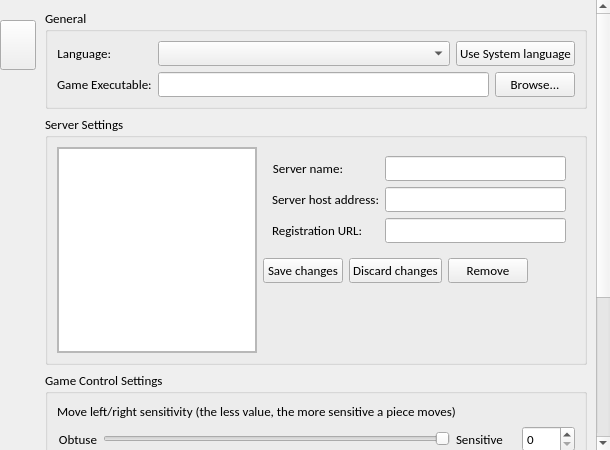
<?xml version="1.0" encoding="UTF-8"?>
<ui version="4.0">
 <class>SettingsWidget</class>
 <widget class="QWidget" name="SettingsWidget">
  <property name="geometry">
   <rect>
    <x>0</x>
    <y>0</y>
    <width>610</width>
    <height>450</height>
   </rect>
  </property>
  <property name="sizePolicy">
   <sizepolicy hsizetype="Preferred" vsizetype="Preferred">
    <horstretch>0</horstretch>
    <verstretch>0</verstretch>
   </sizepolicy>
  </property>
  <property name="minimumSize">
   <size>
    <width>610</width>
    <height>450</height>
   </size>
  </property>
  <property name="maximumSize">
   <size>
    <width>610</width>
    <height>450</height>
   </size>
  </property>
  <property name="font">
   <font>
    <family>Calibri</family>
    <pointsize>10</pointsize>
    <weight>50</weight>
    <italic>false</italic>
    <bold>false</bold>
   </font>
  </property>
  <property name="windowTitle">
   <string>Settings</string>
  </property>
  <property name="styleSheet">
   <string notr="true">QPushButton#btnSetting {
  background-color: white;
  border: none;
  border-top-left-radius: 5px;
  border-bottom-left-radius: 5px;
  border-top-right-radius: 0px;
  border-bottom-right-radius: 0px;
  image: url(:/ui/setting-icon-normal.png);
}

QPushButton#btnSetting:hover {
  border-top-left-radius: 5px;
  border-bottom-left-radius: 5px;
  image: url(:/ui/setting-icon-hover.png);
}

QPushButton#btnSetting:checked {
  border-top-left-radius: 5px;
  border-bottom-left-radius: 5px;
  image: url(:/ui/forward-icon.png);
}

QScrollArea#settingsScrollArea { 
  background-color: rgba(255,255,255,255);
}
QScrollArea#settingsScrollArea &gt; QWidget &gt; QWidget { 
  background: transparent;
}
QScrollArea#settingsScrollArea &gt; QWidget &gt; QScrollBar { background: palette(alternate-base); }
</string>
  </property>
  <property name="locale">
   <locale language="English" country="UnitedStates"/>
  </property>
  <layout class="QHBoxLayout" name="horizontalLayout_2">
   <property name="spacing">
    <number>0</number>
   </property>
   <property name="leftMargin">
    <number>0</number>
   </property>
   <property name="topMargin">
    <number>0</number>
   </property>
   <property name="rightMargin">
    <number>0</number>
   </property>
   <property name="bottomMargin">
    <number>0</number>
   </property>
   <item>
    <layout class="QVBoxLayout" name="verticalLayout">
     <property name="spacing">
      <number>0</number>
     </property>
     <item>
      <spacer name="verticalSpacer_2">
       <property name="orientation">
        <enum>Qt::Vertical</enum>
       </property>
       <property name="sizeType">
        <enum>QSizePolicy::Fixed</enum>
       </property>
       <property name="sizeHint" stdset="0">
        <size>
         <width>20</width>
         <height>20</height>
        </size>
       </property>
      </spacer>
     </item>
     <item>
      <widget class="QPushButton" name="btnSetting">
       <property name="sizePolicy">
        <sizepolicy hsizetype="Minimum" vsizetype="Minimum">
         <horstretch>0</horstretch>
         <verstretch>0</verstretch>
        </sizepolicy>
       </property>
       <property name="minimumSize">
        <size>
         <width>36</width>
         <height>50</height>
        </size>
       </property>
       <property name="maximumSize">
        <size>
         <width>16777215</width>
         <height>16777215</height>
        </size>
       </property>
       <property name="styleSheet">
        <string notr="true"/>
       </property>
       <property name="text">
        <string/>
       </property>
       <property name="checkable">
        <bool>true</bool>
       </property>
      </widget>
     </item>
     <item>
      <spacer name="verticalSpacer_3">
       <property name="orientation">
        <enum>Qt::Vertical</enum>
       </property>
       <property name="sizeHint" stdset="0">
        <size>
         <width>20</width>
         <height>374</height>
        </size>
       </property>
      </spacer>
     </item>
    </layout>
   </item>
   <item>
    <widget class="QScrollArea" name="settingsScrollArea">
     <property name="frameShape">
      <enum>QFrame::NoFrame</enum>
     </property>
     <property name="frameShadow">
      <enum>QFrame::Plain</enum>
     </property>
     <property name="horizontalScrollBarPolicy">
      <enum>Qt::ScrollBarAlwaysOff</enum>
     </property>
     <property name="sizeAdjustPolicy">
      <enum>QAbstractScrollArea::AdjustIgnored</enum>
     </property>
     <property name="widgetResizable">
      <bool>true</bool>
     </property>
     <widget class="QWidget" name="scrollAreaWidgetContents">
      <property name="geometry">
       <rect>
        <x>0</x>
        <y>-173</y>
        <width>555</width>
        <height>623</height>
       </rect>
      </property>
      <layout class="QVBoxLayout" name="verticalLayout_9">
       <item>
        <widget class="QGroupBox" name="groupGeneral">
         <property name="minimumSize">
          <size>
           <width>0</width>
           <height>0</height>
          </size>
         </property>
         <property name="title">
          <string comment="settingwidget_group_general">General</string>
         </property>
         <property name="alignment">
          <set>Qt::AlignLeading|Qt::AlignLeft|Qt::AlignTop</set>
         </property>
         <property name="flat">
          <bool>false</bool>
         </property>
         <layout class="QFormLayout" name="formLayout_2">
          <item row="0" column="0">
           <widget class="QLabel" name="labelLanguage">
            <property name="maximumSize">
             <size>
              <width>100</width>
              <height>16777215</height>
             </size>
            </property>
            <property name="text">
             <string comment="settingwidget_general_label_language">Language:</string>
            </property>
            <property name="alignment">
             <set>Qt::AlignRight|Qt::AlignTrailing|Qt::AlignVCenter</set>
            </property>
           </widget>
          </item>
          <item row="0" column="1">
           <layout class="QHBoxLayout" name="horizontalLayout_8">
            <item>
             <widget class="QComboBox" name="comboBoxLanguage">
              <property name="sizePolicy">
               <sizepolicy hsizetype="Expanding" vsizetype="Fixed">
                <horstretch>0</horstretch>
                <verstretch>0</verstretch>
               </sizepolicy>
              </property>
              <property name="minimumSize">
               <size>
                <width>150</width>
                <height>0</height>
               </size>
              </property>
             </widget>
            </item>
            <item>
             <widget class="QPushButton" name="btnUseSystemLang">
              <property name="maximumSize">
               <size>
                <width>16777215</width>
                <height>16777215</height>
               </size>
              </property>
              <property name="text">
               <string comment="settingwidget_general_btn_usesystemlang">Use System language</string>
              </property>
             </widget>
            </item>
           </layout>
          </item>
          <item row="1" column="0">
           <widget class="QLabel" name="labelGameExecutablePath">
            <property name="text">
             <string comment="settingwidget_general_label_executable">Game Executable:</string>
            </property>
           </widget>
          </item>
          <item row="1" column="1">
           <layout class="QHBoxLayout" name="horizontalLayout">
            <item>
             <widget class="QLineEdit" name="editGameExecutablePath"/>
            </item>
            <item>
             <widget class="QPushButton" name="btnBrowseGameExecutable">
              <property name="text">
               <string comment="settingwidget_general_btn_browse">Browse...</string>
              </property>
             </widget>
            </item>
           </layout>
          </item>
         </layout>
        </widget>
       </item>
       <item>
        <widget class="QGroupBox" name="groupServerSettings">
         <property name="minimumSize">
          <size>
           <width>0</width>
           <height>250</height>
          </size>
         </property>
         <property name="maximumSize">
          <size>
           <width>16777215</width>
           <height>16777215</height>
          </size>
         </property>
         <property name="title">
          <string comment="settingwidget_group_serversettings">Server Settings</string>
         </property>
         <property name="alignment">
          <set>Qt::AlignLeading|Qt::AlignLeft|Qt::AlignTop</set>
         </property>
         <layout class="QHBoxLayout" name="horizontalLayout_9">
          <item>
           <widget class="QFrame" name="frame">
            <property name="maximumSize">
             <size>
              <width>200</width>
              <height>16777215</height>
             </size>
            </property>
            <property name="frameShape">
             <enum>QFrame::StyledPanel</enum>
            </property>
            <property name="frameShadow">
             <enum>QFrame::Raised</enum>
            </property>
            <layout class="QVBoxLayout" name="verticalLayout_7">
             <property name="leftMargin">
              <number>0</number>
             </property>
             <property name="topMargin">
              <number>0</number>
             </property>
             <property name="rightMargin">
              <number>0</number>
             </property>
             <property name="bottomMargin">
              <number>0</number>
             </property>
             <item>
              <widget class="QListView" name="serverList">
               <property name="sizePolicy">
                <sizepolicy hsizetype="Expanding" vsizetype="Expanding">
                 <horstretch>0</horstretch>
                 <verstretch>0</verstretch>
                </sizepolicy>
               </property>
               <property name="maximumSize">
                <size>
                 <width>16777215</width>
                 <height>16777215</height>
                </size>
               </property>
              </widget>
             </item>
            </layout>
           </widget>
          </item>
          <item>
           <layout class="QVBoxLayout" name="verticalLayout_11">
            <item>
             <widget class="QWidget" name="widget_3" native="true">
              <property name="maximumSize">
               <size>
                <width>16777215</width>
                <height>16777215</height>
               </size>
              </property>
              <layout class="QFormLayout" name="formLayout">
               <item row="0" column="0">
                <widget class="QLabel" name="labelServerName">
                 <property name="text">
                  <string comment="settingwidget_serversettings_label_servername">Server name:</string>
                 </property>
                 <property name="alignment">
                  <set>Qt::AlignRight|Qt::AlignTrailing|Qt::AlignVCenter</set>
                 </property>
                </widget>
               </item>
               <item row="0" column="1">
                <widget class="QLineEdit" name="editServerName"/>
               </item>
               <item row="1" column="0">
                <widget class="QLabel" name="labelServerHost">
                 <property name="text">
                  <string comment="settingwidget_serversettings_label_serveraddr">Server host address:</string>
                 </property>
                 <property name="alignment">
                  <set>Qt::AlignRight|Qt::AlignTrailing|Qt::AlignVCenter</set>
                 </property>
                </widget>
               </item>
               <item row="1" column="1">
                <widget class="QLineEdit" name="editServerHost"/>
               </item>
               <item row="2" column="1">
                <widget class="QLineEdit" name="editRegisterURL"/>
               </item>
               <item row="2" column="0">
                <widget class="QLabel" name="labelRegisterURL">
                 <property name="text">
                  <string comment="settingwidget_serversettings_label_regurl">Registration URL:</string>
                 </property>
                </widget>
               </item>
              </layout>
             </widget>
            </item>
            <item>
             <widget class="QWidget" name="widget" native="true">
              <property name="maximumSize">
               <size>
                <width>16777215</width>
                <height>30</height>
               </size>
              </property>
              <layout class="QHBoxLayout" name="horizontalLayout_6">
               <property name="leftMargin">
                <number>0</number>
               </property>
               <property name="topMargin">
                <number>0</number>
               </property>
               <property name="rightMargin">
                <number>0</number>
               </property>
               <property name="bottomMargin">
                <number>0</number>
               </property>
               <item>
                <widget class="QPushButton" name="btnSaveServerProfile">
                 <property name="text">
                  <string comment="settingwidget_serversettings_btn_save">Save changes</string>
                 </property>
                </widget>
               </item>
               <item>
                <widget class="QPushButton" name="btnCancelServerProfile">
                 <property name="text">
                  <string comment="settingwidget_serversettings_btn_discard">Discard changes</string>
                 </property>
                </widget>
               </item>
               <item>
                <widget class="QPushButton" name="btnRemoveServerProfile">
                 <property name="text">
                  <string comment="settingwidget_serversettings_btn_remove">Remove</string>
                 </property>
                </widget>
               </item>
               <item>
                <spacer name="horizontalSpacer_2">
                 <property name="orientation">
                  <enum>Qt::Horizontal</enum>
                 </property>
                 <property name="sizeHint" stdset="0">
                  <size>
                   <width>40</width>
                   <height>20</height>
                  </size>
                 </property>
                </spacer>
               </item>
              </layout>
             </widget>
            </item>
            <item>
             <spacer name="verticalSpacer">
              <property name="orientation">
               <enum>Qt::Vertical</enum>
              </property>
              <property name="sizeHint" stdset="0">
               <size>
                <width>20</width>
                <height>40</height>
               </size>
              </property>
             </spacer>
            </item>
           </layout>
          </item>
         </layout>
        </widget>
       </item>
       <item>
        <widget class="QGroupBox" name="groupControlSettings">
         <property name="title">
          <string comment="settingwidget_group_gamecontrol">Game Control Settings</string>
         </property>
         <property name="alignment">
          <set>Qt::AlignLeading|Qt::AlignLeft|Qt::AlignTop</set>
         </property>
         <layout class="QVBoxLayout" name="verticalLayout_2">
          <item>
           <widget class="QLabel" name="labelMoveSensitbity">
            <property name="text">
             <string comment="settingwidget_gamecontrol_move_sensitivity_desc">Move left/right sensitivity (the less value, the more sensitive a piece moves)</string>
            </property>
           </widget>
          </item>
          <item>
           <layout class="QHBoxLayout" name="horizontalLayout_11">
            <item>
             <widget class="QLabel" name="labelMoveSensitivity_min">
              <property name="minimumSize">
               <size>
                <width>40</width>
                <height>0</height>
               </size>
              </property>
              <property name="text">
               <string comment="settingwidget_gamecontrol_move_sensitivity_high_value">Obtuse</string>
              </property>
              <property name="alignment">
               <set>Qt::AlignRight|Qt::AlignTrailing|Qt::AlignVCenter</set>
              </property>
             </widget>
            </item>
            <item>
             <widget class="QSlider" name="sliderMoveSensitivity">
              <property name="minimumSize">
               <size>
                <width>200</width>
                <height>0</height>
               </size>
              </property>
              <property name="minimum">
               <number>45</number>
              </property>
              <property name="maximum">
               <number>250</number>
              </property>
              <property name="orientation">
               <enum>Qt::Horizontal</enum>
              </property>
              <property name="invertedAppearance">
               <bool>true</bool>
              </property>
              <property name="invertedControls">
               <bool>false</bool>
              </property>
             </widget>
            </item>
            <item>
             <widget class="QLabel" name="labelMoveSensitivity_max">
              <property name="minimumSize">
               <size>
                <width>60</width>
                <height>0</height>
               </size>
              </property>
              <property name="text">
               <string comment="settingwidget_gamecontrol_move_sensitivity_low_value">Sensitive</string>
              </property>
             </widget>
            </item>
            <item>
             <widget class="QSpinBox" name="spinBoxMoveSensitivity">
              <property name="minimumSize">
               <size>
                <width>50</width>
                <height>0</height>
               </size>
              </property>
              <property name="minimum">
               <number>0</number>
              </property>
              <property name="maximum">
               <number>1000</number>
              </property>
             </widget>
            </item>
           </layout>
          </item>
          <item>
           <widget class="QLabel" name="labelMoveSpeed">
            <property name="text">
             <string comment="settingwidget_gamecontrol_move_speed_desc">Move left/right speed (the less value, the faster when a piece moves)</string>
            </property>
           </widget>
          </item>
          <item>
           <layout class="QHBoxLayout" name="horizontalLayout_12">
            <item>
             <widget class="QLabel" name="labelMoveSpeed_min">
              <property name="minimumSize">
               <size>
                <width>40</width>
                <height>0</height>
               </size>
              </property>
              <property name="text">
               <string comment="settingwidget_gamecontrol_move_speed_high_value">Slow</string>
              </property>
              <property name="alignment">
               <set>Qt::AlignRight|Qt::AlignTrailing|Qt::AlignVCenter</set>
              </property>
             </widget>
            </item>
            <item>
             <widget class="QSlider" name="sliderMoveSpeed">
              <property name="minimumSize">
               <size>
                <width>200</width>
                <height>0</height>
               </size>
              </property>
              <property name="minimum">
               <number>15</number>
              </property>
              <property name="maximum">
               <number>100</number>
              </property>
              <property name="orientation">
               <enum>Qt::Horizontal</enum>
              </property>
              <property name="invertedAppearance">
               <bool>true</bool>
              </property>
              <property name="invertedControls">
               <bool>false</bool>
              </property>
             </widget>
            </item>
            <item>
             <widget class="QLabel" name="labelMoveSpeed_max">
              <property name="minimumSize">
               <size>
                <width>60</width>
                <height>0</height>
               </size>
              </property>
              <property name="text">
               <string comment="settingwidget_gamecontrol_move_speed_low_value">Fast</string>
              </property>
             </widget>
            </item>
            <item>
             <widget class="QSpinBox" name="spinBoxMoveSpeed">
              <property name="minimumSize">
               <size>
                <width>50</width>
                <height>0</height>
               </size>
              </property>
              <property name="minimum">
               <number>0</number>
              </property>
              <property name="maximum">
               <number>1000</number>
              </property>
             </widget>
            </item>
           </layout>
          </item>
          <item>
           <widget class="QLabel" name="labelSoftDropSpeed">
            <property name="text">
             <string comment="settingwidget_gamecontrol_soft_drop_speed_desc">Soft-drop speed (the less value, the quicker when a piece moves downwards by player)</string>
            </property>
           </widget>
          </item>
          <item>
           <layout class="QHBoxLayout" name="horizontalLayout_13">
            <item>
             <widget class="QLabel" name="labelSoftDropSpeed_min">
              <property name="minimumSize">
               <size>
                <width>40</width>
                <height>0</height>
               </size>
              </property>
              <property name="text">
               <string comment="settingwidget_gamecontrol_drop_speed_high_value">Slow</string>
              </property>
              <property name="alignment">
               <set>Qt::AlignRight|Qt::AlignTrailing|Qt::AlignVCenter</set>
              </property>
             </widget>
            </item>
            <item>
             <widget class="QSlider" name="sliderSoftDropSpeed">
              <property name="minimumSize">
               <size>
                <width>200</width>
                <height>0</height>
               </size>
              </property>
              <property name="minimum">
               <number>10</number>
              </property>
              <property name="maximum">
               <number>50</number>
              </property>
              <property name="orientation">
               <enum>Qt::Horizontal</enum>
              </property>
              <property name="invertedAppearance">
               <bool>true</bool>
              </property>
              <property name="invertedControls">
               <bool>false</bool>
              </property>
             </widget>
            </item>
            <item>
             <widget class="QLabel" name="labelSoftDropSpeed_max">
              <property name="minimumSize">
               <size>
                <width>60</width>
                <height>0</height>
               </size>
              </property>
              <property name="text">
               <string comment="settingwidget_gamecontrol_drop_speed_low_value">Fast</string>
              </property>
             </widget>
            </item>
            <item>
             <widget class="QSpinBox" name="spinBoxSoftDropSpeed">
              <property name="minimumSize">
               <size>
                <width>50</width>
                <height>0</height>
               </size>
              </property>
              <property name="minimum">
               <number>0</number>
              </property>
              <property name="maximum">
               <number>1000</number>
              </property>
             </widget>
            </item>
           </layout>
          </item>
          <item>
           <widget class="QLabel" name="labelLineClearDelay">
            <property name="text">
             <string comment="settingwidget_gamecontrol_line_clear_delay_desc">Line clear delay (the less value, the quicker next piece appears after lines were cleared)</string>
            </property>
           </widget>
          </item>
          <item>
           <layout class="QHBoxLayout" name="horizontalLayout_14">
            <item>
             <widget class="QLabel" name="labelLineClearDelay_min">
              <property name="minimumSize">
               <size>
                <width>40</width>
                <height>0</height>
               </size>
              </property>
              <property name="text">
               <string comment="settingwidget_gamecontrol_line_clear_high_value">Long</string>
              </property>
              <property name="alignment">
               <set>Qt::AlignRight|Qt::AlignTrailing|Qt::AlignVCenter</set>
              </property>
             </widget>
            </item>
            <item>
             <widget class="QSlider" name="sliderLineClearDelay">
              <property name="minimumSize">
               <size>
                <width>200</width>
                <height>0</height>
               </size>
              </property>
              <property name="minimum">
               <number>0</number>
              </property>
              <property name="maximum">
               <number>200</number>
              </property>
              <property name="value">
               <number>0</number>
              </property>
              <property name="orientation">
               <enum>Qt::Horizontal</enum>
              </property>
              <property name="invertedAppearance">
               <bool>true</bool>
              </property>
              <property name="invertedControls">
               <bool>false</bool>
              </property>
             </widget>
            </item>
            <item>
             <widget class="QLabel" name="labelLineClearDelay_max">
              <property name="minimumSize">
               <size>
                <width>60</width>
                <height>0</height>
               </size>
              </property>
              <property name="text">
               <string comment="settingwidget_gamecontrol_line_clear_low_value">Short</string>
              </property>
             </widget>
            </item>
            <item>
             <widget class="QSpinBox" name="spinBoxLineClearDelay">
              <property name="minimumSize">
               <size>
                <width>50</width>
                <height>0</height>
               </size>
              </property>
              <property name="minimum">
               <number>0</number>
              </property>
              <property name="maximum">
               <number>1000</number>
              </property>
              <property name="value">
               <number>0</number>
              </property>
             </widget>
            </item>
           </layout>
          </item>
          <item>
           <layout class="QHBoxLayout" name="horizontalLayout_7">
            <item>
             <widget class="QPushButton" name="btnApplyControlSettings">
              <property name="sizePolicy">
               <sizepolicy hsizetype="Minimum" vsizetype="Minimum">
                <horstretch>0</horstretch>
                <verstretch>0</verstretch>
               </sizepolicy>
              </property>
              <property name="text">
               <string comment="settingwidget_gamecontrol_btn_apply">Apply New Control Settings</string>
              </property>
             </widget>
            </item>
            <item>
             <widget class="QPushButton" name="btnResetControlSettings">
              <property name="sizePolicy">
               <sizepolicy hsizetype="Minimum" vsizetype="Minimum">
                <horstretch>0</horstretch>
                <verstretch>0</verstretch>
               </sizepolicy>
              </property>
              <property name="minimumSize">
               <size>
                <width>0</width>
                <height>0</height>
               </size>
              </property>
              <property name="maximumSize">
               <size>
                <width>120</width>
                <height>16777215</height>
               </size>
              </property>
              <property name="text">
               <string comment="settingwidget_gamecontrol_btn_reset">Reset</string>
              </property>
             </widget>
            </item>
           </layout>
          </item>
         </layout>
        </widget>
       </item>
      </layout>
     </widget>
    </widget>
   </item>
  </layout>
 </widget>
 <resources>
  <include location="Resources/TOPLauncher.qrc"/>
 </resources>
 <connections>
  <connection>
   <sender>spinBoxMoveSensitivity</sender>
   <signal>valueChanged(int)</signal>
   <receiver>sliderMoveSensitivity</receiver>
   <slot>setValue(int)</slot>
   <hints>
    <hint type="sourcelabel">
     <x>541</x>
     <y>243</y>
    </hint>
    <hint type="destinationlabel">
     <x>367</x>
     <y>235</y>
    </hint>
   </hints>
  </connection>
  <connection>
   <sender>spinBoxMoveSpeed</sender>
   <signal>valueChanged(int)</signal>
   <receiver>sliderMoveSpeed</receiver>
   <slot>setValue(int)</slot>
   <hints>
    <hint type="sourcelabel">
     <x>541</x>
     <y>293</y>
    </hint>
    <hint type="destinationlabel">
     <x>319</x>
     <y>291</y>
    </hint>
   </hints>
  </connection>
  <connection>
   <sender>spinBoxSoftDropSpeed</sender>
   <signal>valueChanged(int)</signal>
   <receiver>sliderSoftDropSpeed</receiver>
   <slot>setValue(int)</slot>
   <hints>
    <hint type="sourcelabel">
     <x>538</x>
     <y>342</y>
    </hint>
    <hint type="destinationlabel">
     <x>348</x>
     <y>334</y>
    </hint>
   </hints>
  </connection>
  <connection>
   <sender>spinBoxLineClearDelay</sender>
   <signal>valueChanged(int)</signal>
   <receiver>sliderLineClearDelay</receiver>
   <slot>setValue(int)</slot>
   <hints>
    <hint type="sourcelabel">
     <x>547</x>
     <y>382</y>
    </hint>
    <hint type="destinationlabel">
     <x>358</x>
     <y>379</y>
    </hint>
   </hints>
  </connection>
 </connections>
</ui>
